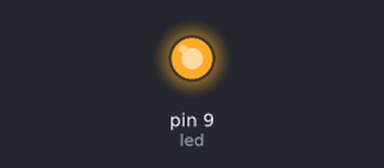
Bench run of a sketch on a simulated Arduino Uno, built with avr-gcc and run on an emulated ATmega328P. Shown: output pins drawn as LEDs (lit = HIGH).

Above: at 0.1 s.
Timing chart, 0 to 1.6 s (numbered marks = the images above):
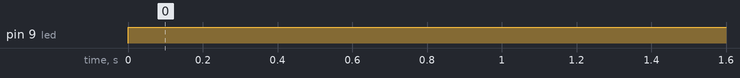

Measured:
- by itself, pin 9 (led): LOW → HIGH at 0.00 s

The sketch:

1st_led_b_red_green.ino
```cpp
//test analog pin
//contral brightness
int led = 9;  //dont use A(01234567) pins because this's pin only --> analog read and digital out
void setup()
{
  pinMode(led,OUTPUT);
}
void loop()
{
  analogWrite(led,255); // D9
}
```
